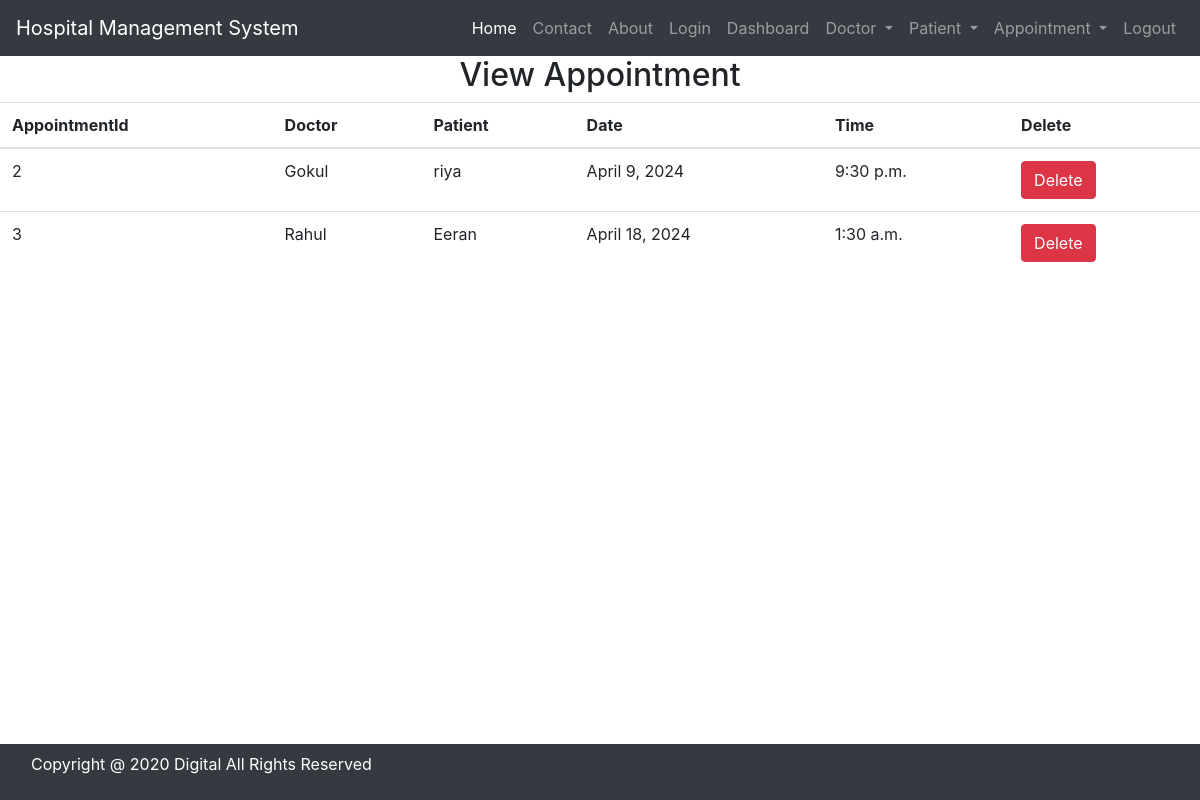
The page /view_appointment/ (signed in) on the database its author committed.
### hospital/models.py (models this page shows, shortened)
class Appoinment(models.Model):
    Doctor = models.ForeignKey(Doctor, on_delete=models.CASCADE)
    Patient = models.ForeignKey(Patient, on_delete=models.CASCADE)
    date = models.DateField()
    time = models.TimeField()

class Doctor(models.Model):
    Name = models.CharField(max_length=50)
    mobile = models.IntegerField()
    special = models.CharField(max_length=50)
    def __str__(self):
        return self.Name

class Patient(models.Model):
    name = models.CharField(max_length=50)
    gender = models.CharField(max_length=10)
    mobile = models.IntegerField(null=True)
    address = models.TextField(max_length=100)
    def __str__(self):
        return self.name

### hospital/views.py (the view)
# urls.py: path('view_appointment/', views.View_appointment, name='view_appointment'),
def View_appointment(request):
    if not request.user.is_staff:
        return redirect('login')
    doc = Appoinment.objects.all()
    d = {'doc':doc}
    return render(request, 'view_appointment.html',d)

### hospital/templates/view_appointment.html
{% include 'base.html' %}
{% block content %}
{% include 'navigation.html' %}
<div>
    <h2 style="text-align:center">View Appointment</h2>
    <table id="example" class="table table-hover">
        <thead>
        <tr>
            <th>AppointmentId</th>
            <th>Doctor</th>
            <th>Patient</th>
            <th>Date</th>
            <th>Time</th>
            <th>Delete</th>
        </tr>
        </thead>
        <tbody>
            {% for i in doc %}
            <tr>
                <td>{{i.id}}</td>
                <td>{{i.Doctor}}</td>
                <td>{{i.Patient}}</td>
                <td>{{i.date}}</td>
                <td>{{i.time}}</td>
                <td><a href="{% url 'delete_appointment' i.id %}" onclick="return confirm('Are you sure want to delete?')" class="btn btn-danger">Delete</a></td>
            {% endfor %}
        </tbody>
    </table>
</div>
{% endblock %}
{% include 'footer.html' %}

### rows shown on the page
Appoinment: id "2", Doctor "Gokul", Patient "riya", date "April 9, 2024", time "9:30 p.m."
Appoinment: id "3", Doctor "Rahul", Patient "Eeran", date "April 18, 2024", time "1:30 a.m."
